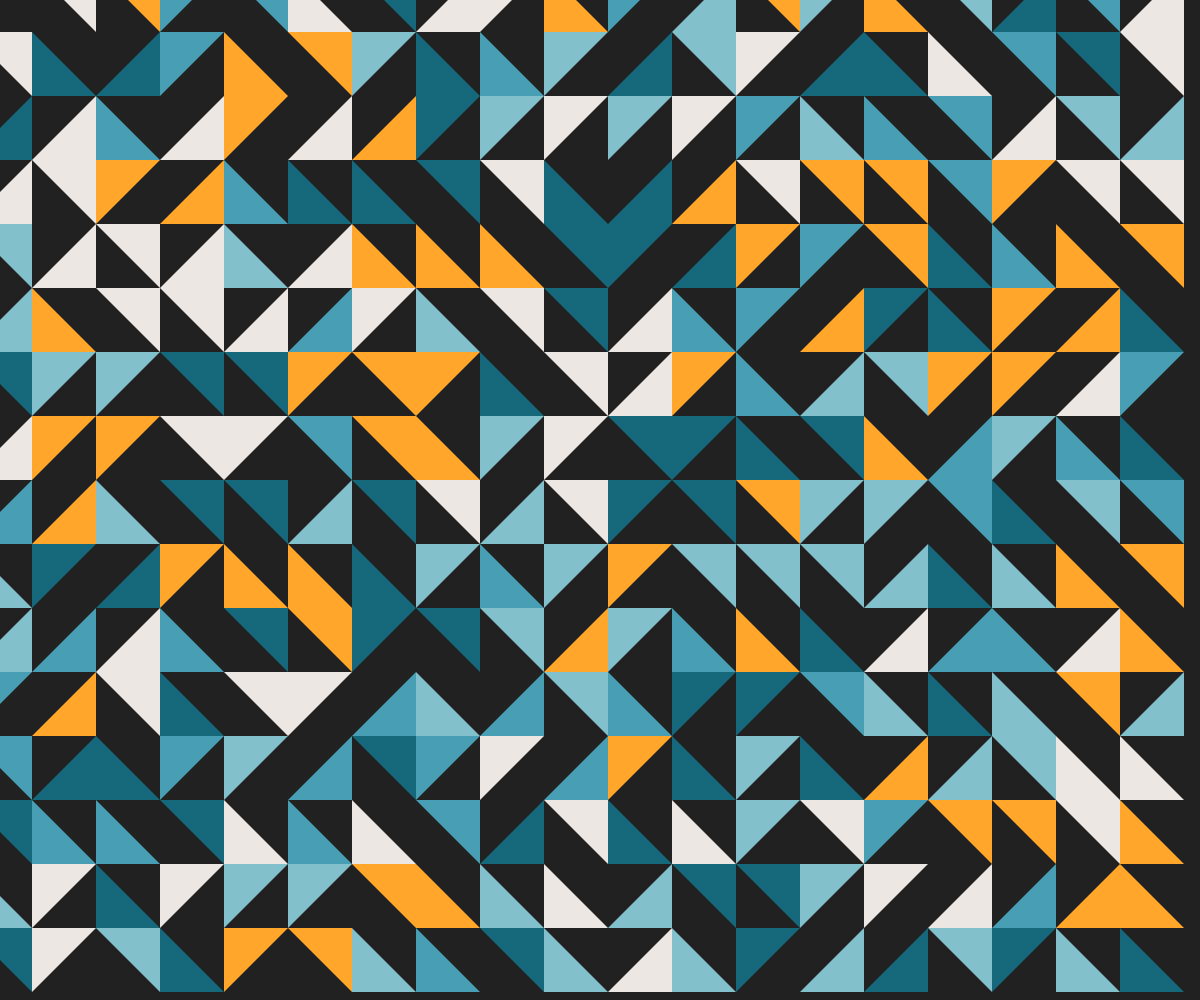
Frame 1 (no input)
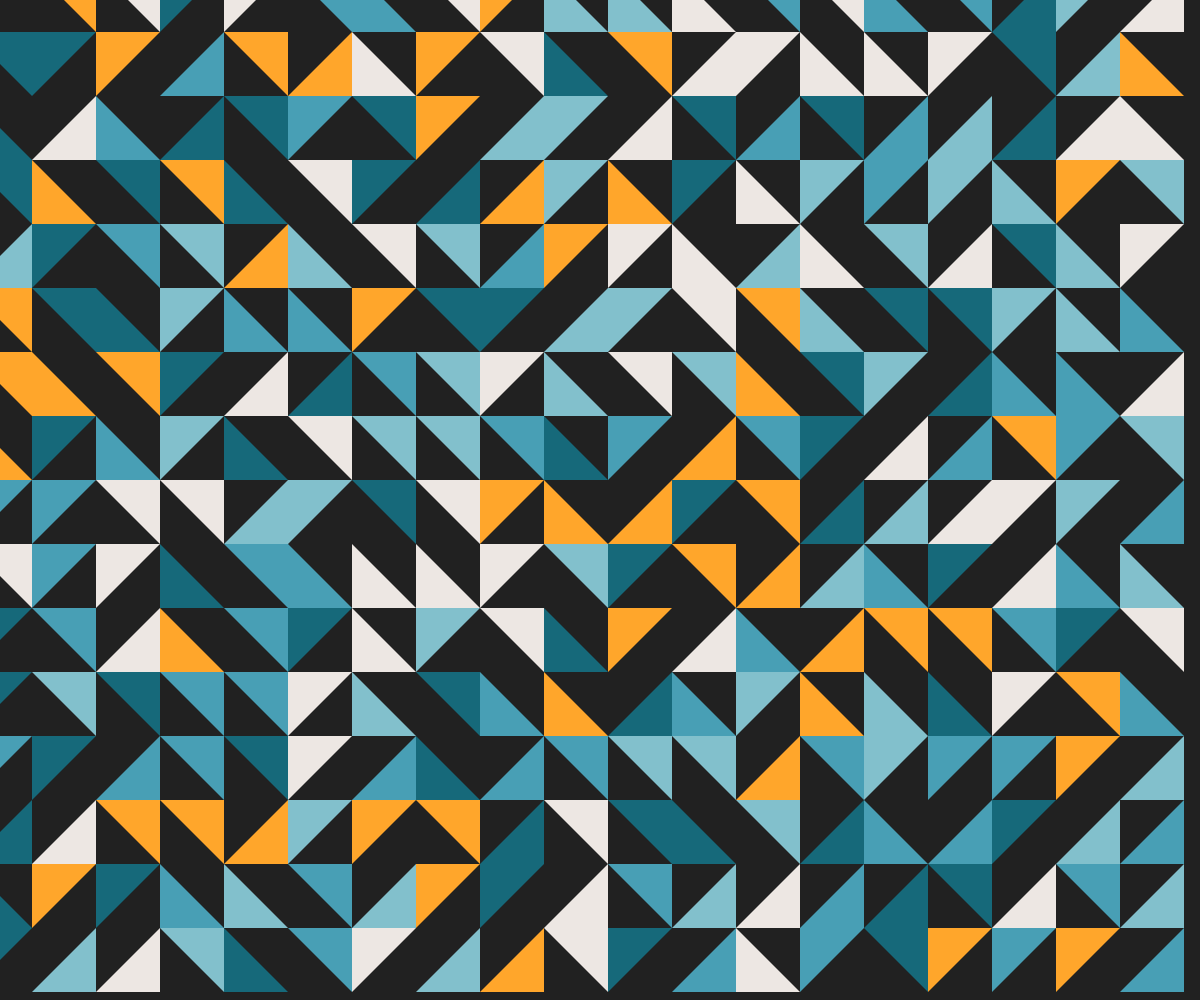
Frame 2 (the mouse pressed at the canvas centre, redrawn once)

The p5.js sketch that drew these frames (run headless with seeded random() and noise() and a simulated clock; the mouse was pressed at the canvas centre and the sketch redrawn once):

// p5.js sketch
// ── sketch.js
"use strict";
//==========
// p5.js

function setup(){
	createCanvas(windowWidth, windowHeight);
	noLoop();
}

function draw(){
	
	let colors = [];
	colors.push(color(22, 105, 122));
	colors.push(color(72, 159, 181));
	colors.push(color(130, 192, 204));
	colors.push(color(237, 231, 227));
	colors.push(color(255, 166, 43));

	background(33);
	angleMode(DEGREES);
	rectMode(CENTER);

	let len = colors.length;
	let d = 64;
	let rows = height / d;
	let cols = width / d;
	let sX = width / 2 - (cols * d) / 2;
	let sY = height / 2 - (rows * d) / 2;

	noStroke();

	for(let r=0; r<rows; r++){
		for(let c=0; c<cols; c++){
			let pX = sX + c * d;
			let pY = sY + r * d;
			let index = floor(random(colors.length));
			fill(colors[index]);
			push();
			translate(pX, pY);
			let rdm = floor(random(4));
			rotate(rdm * 90);
			triangle(-d/2, -d/2, d-d/2, -d/2, -d/2, d-d/2);
			pop();
		}
	}
}
